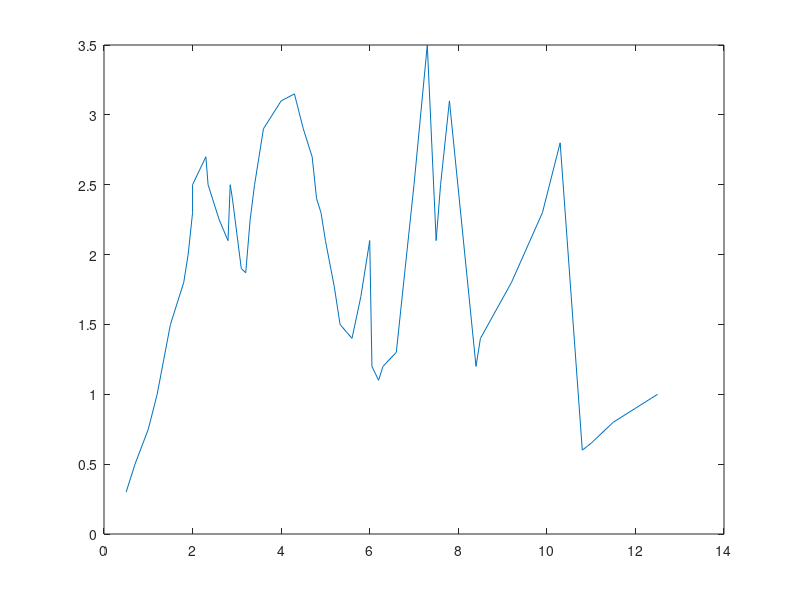

Here is the MATLAB script that generated this plot: (Note: this script raises an error after producing the figure.)
clc
clear
x=[0.5,0.7,1,1.2,1.5,1.8,1.9,2,2.,2.3,2.35,2.6,2.8,2.85,2.9,3,3.1,3.2,3.3,3.4,3.5,3.6,3.8,4,4.3,4.5,4.7,4.8,4.9,5,5.2,5.33,5.6,5.8,6,6.05,6.2,6.3,6.6,6.8,7,7.3,7.5,7.6,7.8,8.4,8.5,9.2,9.9,10.3,10.8,11,11.5,12,12.5];
y=[3.7,3.5,3.25,3,2.5,2.2,2,1.7,1.5,1.3,1.5,1.75,1.9,1.5,1.6,1.85,2.1,2.13,1.75,1.5,1.3,1.1,1,0.9,0.85,1.1,1.3,1.6,1.7,1.9,2.23,2.5,2.6,2.3,1.9,2.8,2.9,2.8,2.7,2.1,1.5,0.5,1.9,1.5,0.9,2.8,2.6,2.2,1.7,1.2,3.4,3.35,3.2,3.1,3];
z=4*ones(size(x))-y;
plot(x,z)
% Solve an Input-Output Fitting problem with a Neural Network
% Script generated by Neural Fitting app
% Created 11-Feb-2022 18:50:39
%
% This script assumes these variables are defined:
%
%   x - input data.
%   z - target data.

x = x;
t = z;

% Choose a Training Function
% For a list of all training functions type: help nntrain
% 'trainlm' is usually fastest.
% 'trainbr' takes longer but may be better for challenging problems.
% 'trainscg' uses less memory. Suitable in low memory situations.
trainFcn = 'trainlm';  % Levenberg-Marquardt backpropagation.

% Create a Fitting Network
hiddenLayerSize = 10;
net = fitnet(hiddenLayerSize,trainFcn);

% Choose Input and Output Pre/Post-Processing Functions
% For a list of all processing functions type: help nnprocess
net.input.processFcns = {'removeconstantrows','mapminmax'};
net.output.processFcns = {'removeconstantrows','mapminmax'};

% Setup Division of Data for Training, Validation, Testing
% For a list of all data division functions type: help nndivide
net.divideFcn = 'dividerand';  % Divide data randomly
net.divideMode = 'sample';  % Divide up every sample
net.divideParam.trainRatio = 70/100;
net.divideParam.valRatio = 15/100;
net.divideParam.testRatio = 15/100;

% Choose a Performance Function
% For a list of all performance functions type: help nnperformance
net.performFcn = 'mse';  % Mean Squared Error

% Choose Plot Functions
% For a list of all plot functions type: help nnplot
net.plotFcns = {'plotperform','plottrainstate','ploterrhist', ...
    'plotregression', 'plotfit'};

% Train the Network
[net,tr] = train(net,x,t);

% Test the Network
y = net(x);
e = gsubtract(t,y);
performance = perform(net,t,y)

% Recalculate Training, Validation and Test Performance
trainTargets = t .* tr.trainMask{1};
valTargets = t .* tr.valMask{1};
testTargets = t .* tr.testMask{1};
trainPerformance = perform(net,trainTargets,y)
valPerformance = perform(net,valTargets,y)
testPerformance = perform(net,testTargets,y)

% View the Network
view(net)

% Plots
% Uncomment these lines to enable various plots.
%figure, plotperform(tr)
%figure, plottrainstate(tr)
figure, ploterrhist(e)
figure, plotregression(t,y)
figure, plotfit(net,x,t)

